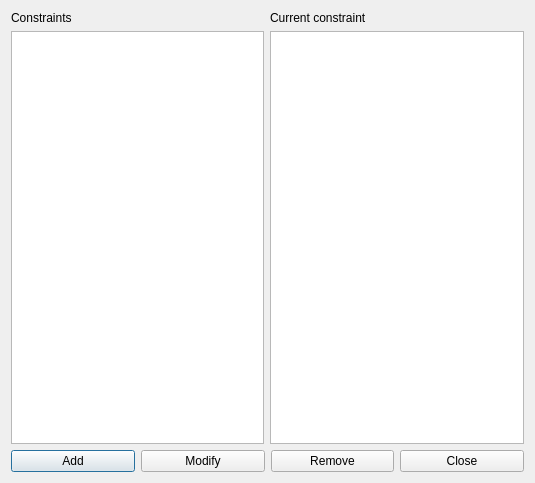
<?xml version="1.0" encoding="UTF-8"?>
<ui version="4.0">
 <class>ConstraintTeachersMaxGapsPerDayForm_template</class>
 <widget class="QDialog" name="ConstraintTeachersMaxGapsPerDayForm_template">
  <property name="geometry">
   <rect>
    <x>0</x>
    <y>0</y>
    <width>535</width>
    <height>483</height>
   </rect>
  </property>
  <property name="windowTitle">
   <string extracomment="This is the title of the dialog in which you see the list of all constraints of this type">Constraints teachers max gaps per day</string>
  </property>
  <layout class="QGridLayout" name="gridLayout">
   <item row="0" column="0">
    <layout class="QVBoxLayout" name="verticalLayout">
     <item>
      <widget class="QLabel" name="constraintsTextLabel">
       <property name="frameShape">
        <enum>QFrame::NoFrame</enum>
       </property>
       <property name="frameShadow">
        <enum>QFrame::Plain</enum>
       </property>
       <property name="text">
        <string>Constraints</string>
       </property>
       <property name="wordWrap">
        <bool>false</bool>
       </property>
      </widget>
     </item>
     <item>
      <widget class="QListWidget" name="constraintsListWidget"/>
     </item>
    </layout>
   </item>
   <item row="0" column="1">
    <layout class="QVBoxLayout" name="verticalLayout_2">
     <item>
      <widget class="QLabel" name="currentConstraintTextLabel">
       <property name="text">
        <string>Current constraint</string>
       </property>
       <property name="wordWrap">
        <bool>false</bool>
       </property>
      </widget>
     </item>
     <item>
      <widget class="QPlainTextEdit" name="currentConstraintTextEdit"/>
     </item>
    </layout>
   </item>
   <item row="1" column="0" colspan="2">
    <layout class="QHBoxLayout" name="horizontalLayout">
     <item>
      <widget class="QPushButton" name="addConstraintPushButton">
       <property name="text">
        <string>Add</string>
       </property>
      </widget>
     </item>
     <item>
      <widget class="QPushButton" name="modifyConstraintPushButton">
       <property name="text">
        <string>Modify</string>
       </property>
      </widget>
     </item>
     <item>
      <widget class="QPushButton" name="removeConstraintPushButton">
       <property name="text">
        <string>Remove</string>
       </property>
      </widget>
     </item>
     <item>
      <widget class="QPushButton" name="closePushButton">
       <property name="text">
        <string>Close</string>
       </property>
      </widget>
     </item>
    </layout>
   </item>
  </layout>
 </widget>
 <layoutdefault spacing="6" margin="11"/>
 <resources/>
 <connections/>
</ui>
